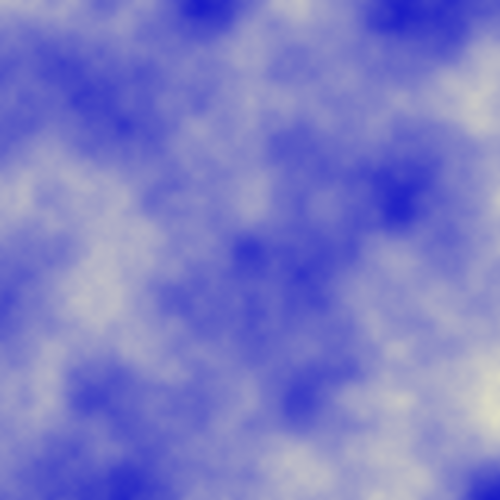
Frame 1 (no input)
Frame 60 (no input): identical to frame 1, image omitted
Frame 120 (the mouse pressed at the canvas centre since frame 60): identical to frame 1, image omitted

The p5.js sketch that drew this single still picture (run headless with seeded random() and noise() and a simulated clock; from frame 60 on, the mouse is pressed at the canvas centre):

// p5.js sketch
// ── sketch.js
var inc = 0.01;

function setup() {
  createCanvas(500,500);
  pixelDensity(1);
}

function draw() {
  noiseDetail(5);
  var yoff = 0;
  loadPixels();

  for(var x= 0; x < width; x ++){
    var xoff = 0;  
    for(var y = 0; y < height; y++){
      var index = (x + y*width)*4;
      var r = noise(xoff,yoff) * 255;
      pixels[index + 0] = r;
      pixels[index + 1] = r;
      pixels[index + 2] = 200;
      pixels[index + 3] = 255;
      xoff += inc;
    }
 
   yoff+= inc;      
  }

  updatePixels();
}
